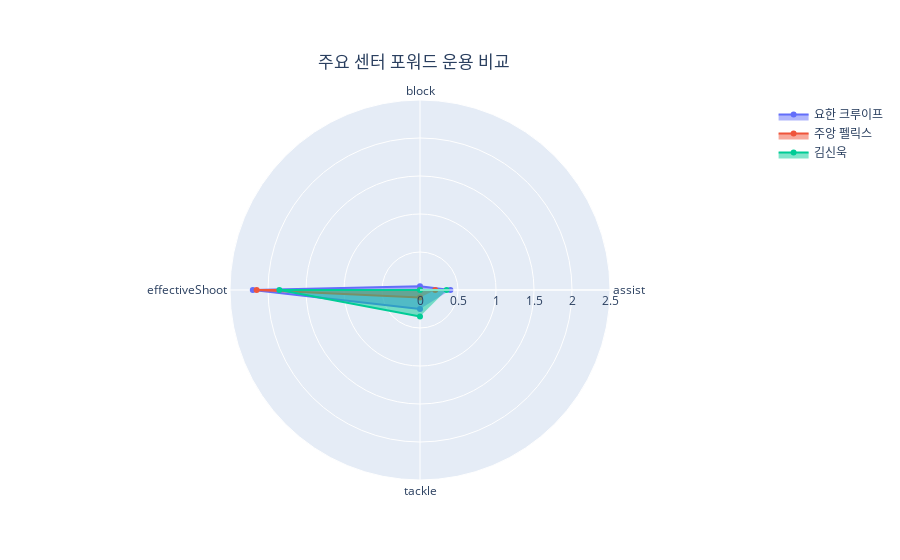

Write notebook code for a chart like this one.
### Code cell
cf_fig = go.Figure()



cf_fig.add_trace(go.Scatterpolar(
      r=[cf_top3.loc[0]['assist'], cf_top3.loc[0]['block'], 
         cf_top3.loc[0]['effectiveShoot'], cf_top3.loc[0]['tackle']],
      theta=categories,
      fill='toself',
      name=cf_topSp[0]
))

cf_fig.add_trace(go.Scatterpolar(
      r=[cf_top3.loc[1]['assist'], cf_top3.loc[1]['block'], 
         cf_top3.loc[1]['effectiveShoot'], cf_top3.loc[1]['tackle']],
      theta=categories,
      fill='toself',
      name=cf_topSp[1]
))

cf_fig.add_trace(go.Scatterpolar(
      r=[cf_top3.loc[2]['assist'], cf_top3.loc[2]['block'], 
         cf_top3.loc[2]['effectiveShoot'], cf_top3.loc[2]['tackle']],
      theta=categories,
      fill='toself',
      name=cf_topSp[2]
))



cf_fig.update_layout(
  polar=dict(
    radialaxis=dict(
      visible=True,
      range=[0, 2.5]
    )),
  showlegend=True,
    title = {
        'text': '주요 센터 포워드 운용 비교',
        'x': 0.46, 
        'y': 0.9
    }
)

cf_fig.show()

### Figure 1 — Plotly figure (JSON) as saved in the notebook; plotly's stock layout.template omitted (floating-point values rounded to 4 significant figures)
{"data": [{"fill": "toself", "name": "요한 크루이프", "r": [0.4, 0.05, 2.2, 0.25], "theta": ["assist", "block", "effectiveShoot", "tackle"], "type": "scatterpolar"}, {"fill": "toself", "name": "주앙 펠릭스", "r": [0.2, 0, 2.15, 0.1], "theta": ["assist", "block", "effectiveShoot", "tackle"], "type": "scatterpolar"}, {"fill": "toself", "name": "김신욱", "r": [0.35, 0, 1.85, 0.35], "theta": ["assist", "block", "effectiveShoot", "tackle"], "type": "scatterpolar"}], "layout": {"polar": {"radialaxis": {"range": [0, 2.5], "visible": true}}, "showlegend": true, "title": {"text": "주요 센터 포워드 운용 비교", "x": 0.46, "y": 0.9}}}
